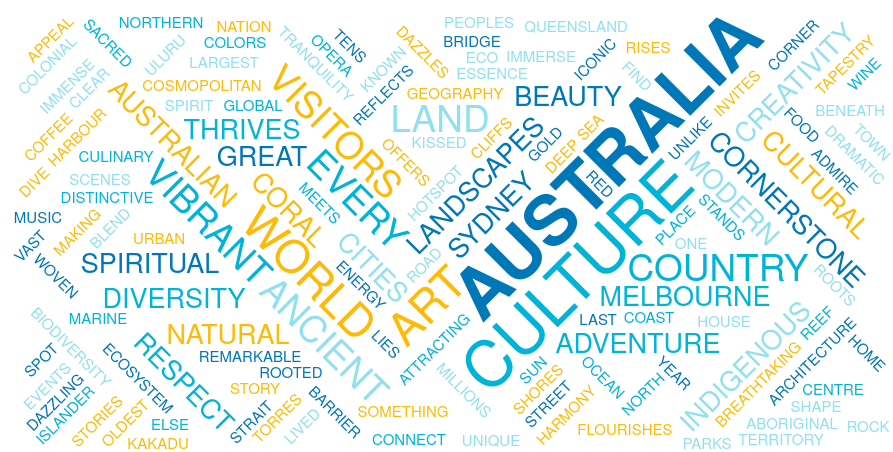

Specify this chart in Vega-Lite:
### Vega specification from a JSON file in a GitHub repository (floating-point values rounded to 4 significant figures)
{"$schema": "https://vega.github.io/schema/vega/v6.json", "description": "Word cloud summarising key themes in Australian tourism content. Larger words appear more frequently across articles, guides and reviews. Welcome to Australia — explore cities, coastlines and the outback!", "width": 800, "height": 400, "padding": 0, "data": [{"name": "table", "values": ["Australia stands as one of the world’s most remarkable destinations, attracting millions of visitors each year with its distinctive blend of breathtaking landscapes, vibrant cities, and deep-rooted culture. As a tourism hotspot, Australia offers an experience unlike any other — a place where modern urban energy meets ancient natural beauty, and where every traveler can find something to admire and explore. From the sun-kissed shores of the Gold Coast to the dramatic cliffs of the Great Ocean Road, Australia’s geography reflects both adventure and tranquility, making it a cornerstone of global tourism.", "The essence of Australian tourism lies in its diversity. Visitors can immerse themselves in the cosmopolitan culture of Sydney and Melbourne, cities known for their art, architecture, and culinary scenes. Sydney dazzles with the iconic Opera House and Harbour Bridge, while Melbourne thrives on creativity, coffee culture, and street art. Further north, Queensland invites tourists to experience the Great Barrier Reef — the world’s largest coral ecosystem — where marine biodiversity flourishes in dazzling colors beneath the sea. In the Red Centre, Uluru rises majestically, a sacred site of immense cultural and spiritual importance to Indigenous Australians. Every corner of the country contributes to a story of adventure, community, and respect for the land.", "Australian culture is a vibrant tapestry woven from Indigenous traditions, colonial heritage, and multicultural influences. The Aboriginal and Torres Strait Islander peoples — the world’s oldest continuous cultures — have lived in harmony with the land for tens of thousands of years. Their stories, art, and music continue to shape the nation’s identity and connect modern Australians to their ancient roots. Across the country, festivals and cultural celebrations showcase this diversity: from Dreamtime storytelling in the Northern Territory to the lively food and wine events of South Australia. Australia’s culture thrives on openness, creativity, and a welcoming spirit that extends to every visitor.", "Wildlife is another cornerstone of Australia’s tourism appeal. The country is home to some of the planet’s most unique and fascinating creatures — kangaroos, koalas, wombats, platypuses, and countless species found nowhere else. Nature lovers can spot dolphins off the coasts, dive among coral gardens, or witness the migration of whales along pristine shorelines. In its vast national parks — such as Kakadu, Daintree, and Cradle Mountain — the connection between culture and environment becomes clear: these are living landscapes that embody both ecological and spiritual significance.", "Beyond its natural beauty, Australia’s tourism industry embraces sustainability and innovation. Many destinations focus on eco-tourism, aiming to preserve fragile ecosystems while promoting education and respect for the environment. Whether exploring ancient rock art, tasting local cuisine, or meeting friendly locals in a coastal town, visitors are invited to experience not only the land but the vibrant culture that defines it. Australia welcomes the world with open arms, promising discovery, inspiration, and memories that last a lifetime."], "transform": [{"type": "countpattern", "field": "data", "case": "upper", "pattern": "[\\w']{3,}", "stopwords": "(i|me|my|myself|we|us|our|ours|ourselves|you|your|yours|yourself|yourselves|he|him|his|himself|she|her|hers|herself|it|its|itself|they|them|their|theirs|themselves|what|which|who|whom|whose|this|that|these|those|am|is|are|was|were|be|been|being|have|has|had|having|do|does|did|doing|will|would|should|can|could|ought|i'm|you're|he's|she's|it's|we're|they're|i've|you've|we've|they've|i'd|you'd|he'd|she'd|we'd|they'd|i'll|you'll|he'll|she'll|we'll|they'll|isn't|aren't|wasn't|weren't|hasn't|haven't|hadn't|doesn't|don't|didn't|won't|wouldn't|shan't|shouldn't|can't|cannot|couldn't|mustn't|let's|that's|who's|what's|here's|there's|when's|where's|why's|how's|a|an|the|and|but|if|or|because|as|until|while|of|at|by|for|with|about|against|between|into|through|during|before|after|above|below|to|from|up|upon|down|in|out|on|off|over|under|again|further|then|once|here|there|when|where|why|how|all|any|both|each|few|more|most|other|some|such|no|nor|not|only|own|same|so|than|too|very|say|says|said|shall|welcome|guide|guides|travel|travels|traveller|travellers|traveler|travelers|tourism|tourist|tourists|visit|visits|visiting|visited|destination|destinations|explore|exploring|discover|discovering|experience|experiences|information|official|website|site|blog|post|article|review|reviews|planner|planning|trip|trips|itinerary|itineraries|season|seasons|holiday|holidays|vacation|vacations|stay|stays|accommodation|accommodations|hotel|hotels|booking|bookings)"}, {"type": "formula", "as": "angle", "expr": "[-45, 0, 45][~~(random() * 3)]"}, {"type": "formula", "as": "weight", "expr": "(datum.text=='AUSTRALIA' || datum.text=='TOURISM') ? 800 : 200"}]}], "scales": [{"name": "color", "type": "ordinal", "domain": {"data": "table", "field": "text"}, "range": ["#0077b6", "#00b4d8", "#90e0ef", "#ffba08"]}], "marks": [{"type": "text", "from": {"data": "table"}, "encode": {"enter": {"text": {"field": "text"}, "align": {"value": "center"}, "baseline": {"value": "alphabetic"}, "fill": {"scale": "color", "field": "text"}}, "update": {"fillOpacity": {"value": 1}}, "hover": {"fillOpacity": {"value": 0.25}}}, "transform": [{"type": "wordcloud", "size": [900, 450], "text": {"field": "text"}, "rotate": {"field": "datum.angle"}, "font": "Helvetica Neue, Arial", "fontSize": {"field": "datum.count"}, "fontWeight": {"field": "datum.weight"}, "fontSizeRange": [15, 70], "padding": 1.25}]}], "config": {}}
